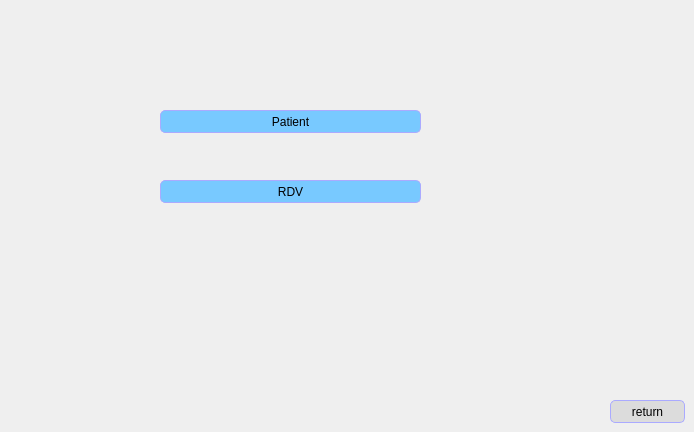
        <widget class="QWidget" name="page_10">
         <widget class="QPushButton" name="pushButton_8">
          <property name="geometry">
           <rect>
            <x>160</x>
            <y>180</y>
            <width>261</width>
            <height>23</height>
           </rect>
          </property>
          <property name="styleSheet">
           <string notr="true">QPushButton:checked {
    background-color: qlineargradient(spread:pad, x1:0, y1:0, x2:0, y2:1,   stop:0 rgb(120, 201, 255), stop:1 rgb(120, 0, 255))
}

QPushButton:hover {

	background-color: rgb(170, 255, 255);
}
QPushButton {
     background-color: rgb(120, 201, 255); border: 1px solid black;
	border-color: rgb(170, 170, 255);
     border-radius: 5px;
}</string>
          </property>
          <property name="text">
           <string>RDV</string>
          </property>
         </widget>
         <widget class="QPushButton" name="pushButton_7">
          <property name="geometry">
           <rect>
            <x>160</x>
            <y>110</y>
            <width>261</width>
            <height>23</height>
           </rect>
          </property>
          <property name="styleSheet">
           <string notr="true">QPushButton:checked {
    background-color: qlineargradient(spread:pad, x1:0, y1:0, x2:0, y2:1,   stop:0 rgb(120, 201, 255), stop:1 rgb(120, 0, 255))
}

QPushButton:hover {

	background-color: rgb(170, 255, 255);
}
QPushButton {
     background-color: rgb(120, 201, 255); border: 1px solid black;
	border-color: rgb(170, 170, 255);
     border-radius: 5px;
}</string>
          </property>
          <property name="text">
           <string>Patient</string>
          </property>
         </widget>
         <widget class="QPushButton" name="pushButton_13">
          <property name="geometry">
           <rect>
            <x>610</x>
            <y>400</y>
            <width>75</width>
            <height>23</height>
           </rect>
          </property>
          <property name="styleSheet">
           <string notr="true">QPushButton:checked {
    background-color: qlineargradient(spread:pad, x1:0, y1:0, x2:0, y2:1,   stop:0 rgb(120, 201, 255), stop:1 rgb(120, 0, 255))
}

QPushButton:hover {

	
	background-color: rgb(255, 0, 0);
}
QPushButton {
    background-color: rgb(220,220,220);
 border: 1px solid black;
	border-color: rgb(170, 170, 255);
     border-radius: 5px;
}</string>
          </property>
          <property name="text">
           <string>return</string>
          </property>
         </widget>
        </widget>
